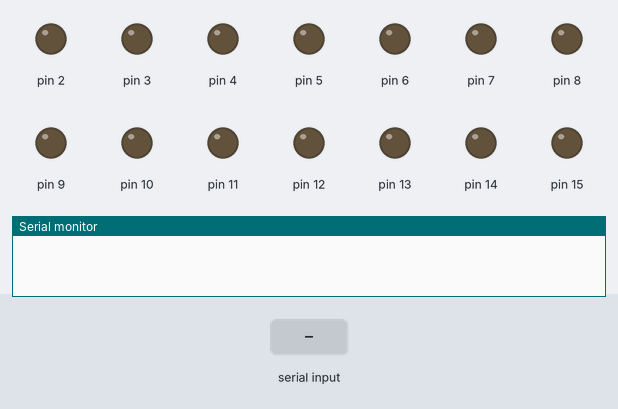
Simulated run of this sketch. Board: Arduino Uno, built with avr-gcc and run on an emulated ATmega328P. Parts: output pins drawn as LEDs (lit = HIGH), the last lines printed to the serial monitor. The test bench sets the inputs (shaded band).

Above: at 1.2 s.
1.3 s: "5\n" received over Serial
At 2.6 s:
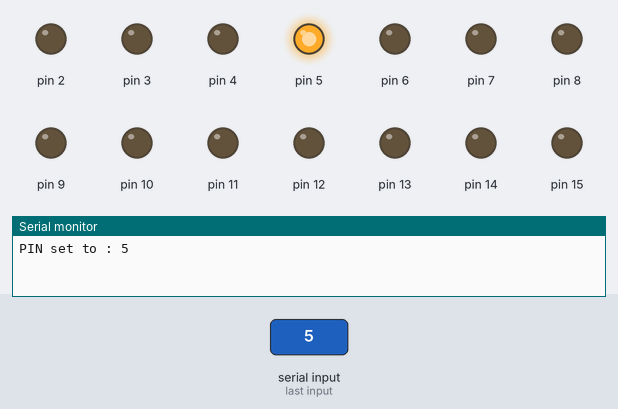
Timing chart, 0 to 4.3 s (numbered marks = the images above; inputs shaded):
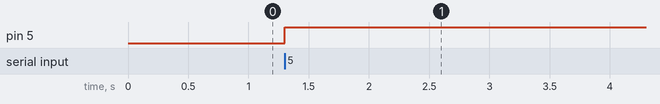

Measured:
- after the input at 1.3 s, pin 5: LOW → HIGH at once

The sketch:

arduino_serial_read_line_as_string.ino
```cpp
#include <math.h>

int pin = 0;
void setup() {

  DDRB = 0xff;        // all pins as output
  DDRC = 0xff;
  DDRD = 0xff;

  Serial.begin(115200);
  while(!Serial) continue;
}

void loop() {
  if (Serial.available() > 0) {
    String result = Serial.readStringUntil('\n');
    pin = result.toInt();                               // accept int only, 0 is an error value
  }

  if (pin != 0) {
    uint8_t pin_state = pin > 0 ? HIGH : LOW;
    digitalWrite(abs(pin), pin_state);
    Serial.print("PIN set to : ");
    Serial.println(pin, DEC);
  }
  pin = 0;
}
```
